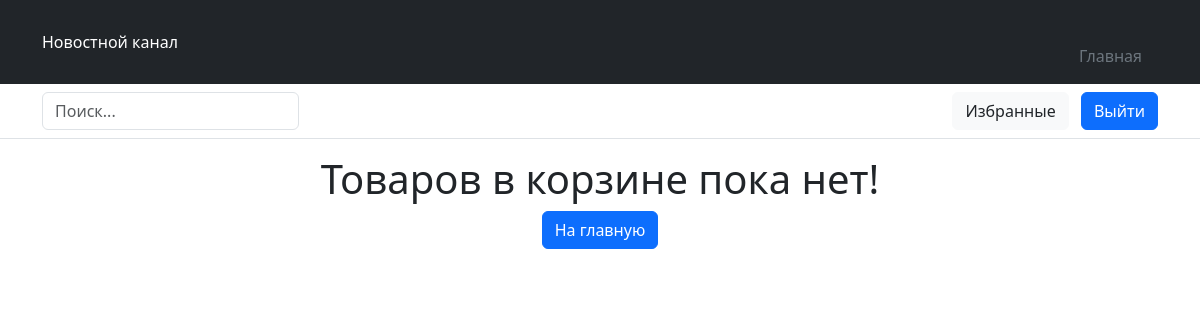
The page /favorite (signed in) on the database as committed earlier.
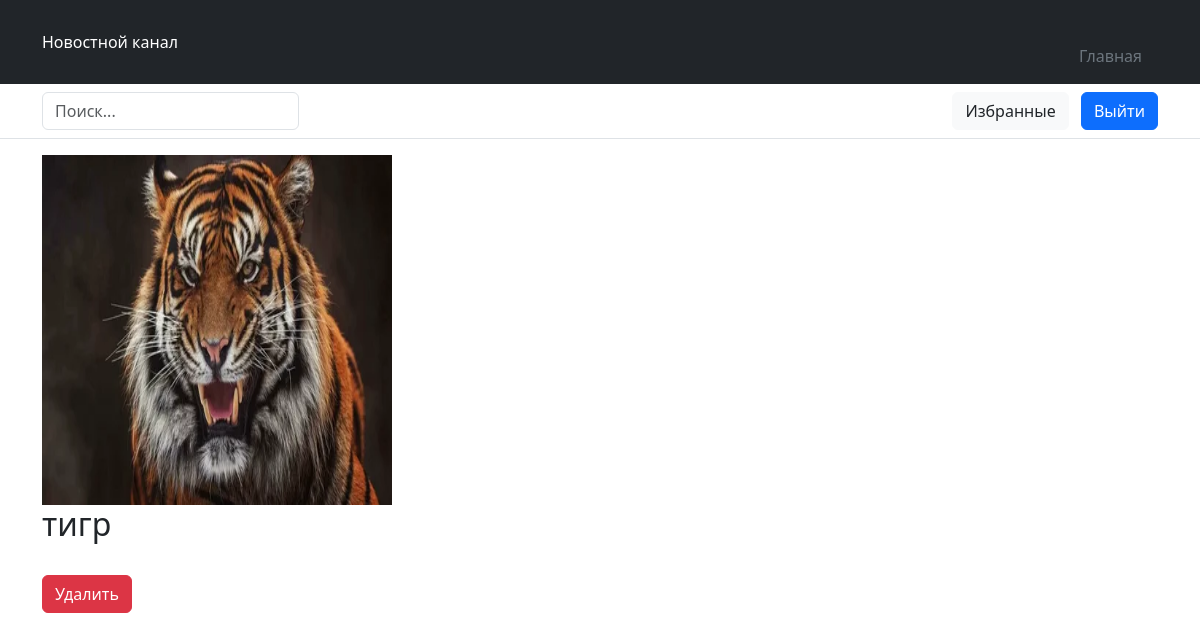
The same page on the database as committed later.
### index/models.py (models this page shows, shortened)
class Favorite(models.Model):
    user_id = models.IntegerField()#ID
    user_product = models.ForeignKey(Product, on_delete=models.CASCADE)

class Product(models.Model):
    product_name = models.CharField(max_length=128)
    product_des = models.TextField(blank=True)
    product_photo = models.ImageField(upload_to='media')
    create_date = models.DateTimeField(auto_now_add=True)
    product_category = models.ForeignKey(Category, on_delete=models.CASCADE)
    def __str__(self):
        return str(self.product_name)

### index/views.py (the view)
# urls.py: path('favorite', views.favorite),
def favorite(request):
    user_favorite = Favorite.objects.filter(user_id=request.user.id)
    context = {'favorite': user_favorite}
    return render(request, 'favorite.html', context)

### index/templates/favorite.html (shortened to what this page needs)
<!DOCTYPE html>
<link rel="stylesheet" href="https://cdn.jsdelivr.net/npm/bootstrap@5.3.3/dist/css/bootstrap.min.css">
<html lang="ru">
<head>
</head>
<body>
<header>
    <div class="px-3 py-2 bg-dark text-white">
      <div class="container">
        <div class="d-flex flex-wrap align-items-center justify-content-center justify-content-lg-start">
          <a href="/" class="d-flex align-items-center my-2 my-lg-0 me-lg-auto text-white text-decoration-none">
            <span>Новостной канал</span>
          </a>
          <ul class="nav col-12 col-lg-auto my-2 justify-content-center my-md-0 text-small">
            <li>
              <a href="/" class="nav-link text-secondary">
                <svg class="bi d-block mx-auto mb-1" width="24" height="24"><use xlink:href="#home"></use></svg>
                Главная
              </a>
            </li>
          </ul>
        </div>
      </div>
    </div>
    <div class="px-3 py-2 border-bottom mb-3">
      <div class="container d-flex flex-wrap justify-content-center">
        <form class="col-12 col-lg-auto mb-2 mb-lg-0 me-lg-auto" method="post" action="/search">
          <input name="search_product" type="search" class="form-control" placeholder="Поиск..." aria-label="Search">
        </form>
          {% if user.is_authenticated %}
        <div class="text-end">
            <a href="/favorite"><button type="button" class="btn btn-light text-dark me-2">Избранные</button></a>
            <a href="/logout"><button type="button" class="btn btn-primary">Выйти</button></a>
        </div>
          {% else %}
          <div class="text-end">
            <a href="/register"><button type="button" class="btn btn-light text-dark me-2">Регистрация</button></a>
            <a href="/accounts/login"><button type="button" class="btn btn-primary">Войти</button></a>
          </div>
          {% endif %}
      </div>
    </div>
  </header>
<div class="container">
    {% if favorite|length > 0 %}
    {% for f in favorite %}
    <img src="{{ f.user_product.product_photo.url }}" alt="" width="350" height="350">
    <br>
    <h2>{{ f.user_product }}</h2>
    <br>
    <form action="/del-from-favorite/{{ f.user_product.id }}" method="post">
        <button type="submit" class="btn btn-danger">Удалить</button>
    </form>
    <br>
{% endfor %}
    {% else %}
    <center><h1>Товаров в корзине пока нет!</h1></center>
    <center><a href="/"><button class="btn btn-primary"> На главную</button></a></center>
    {% endif %}
</div>
</body>
</html>

Rows that differ between the two databases and show on the page:
added Favorite: user_product.product_photo (picture), user_product "тигр"
Other text that changed with them:
text no longer shown: "Товаров в корзине пока нет! На главную"
